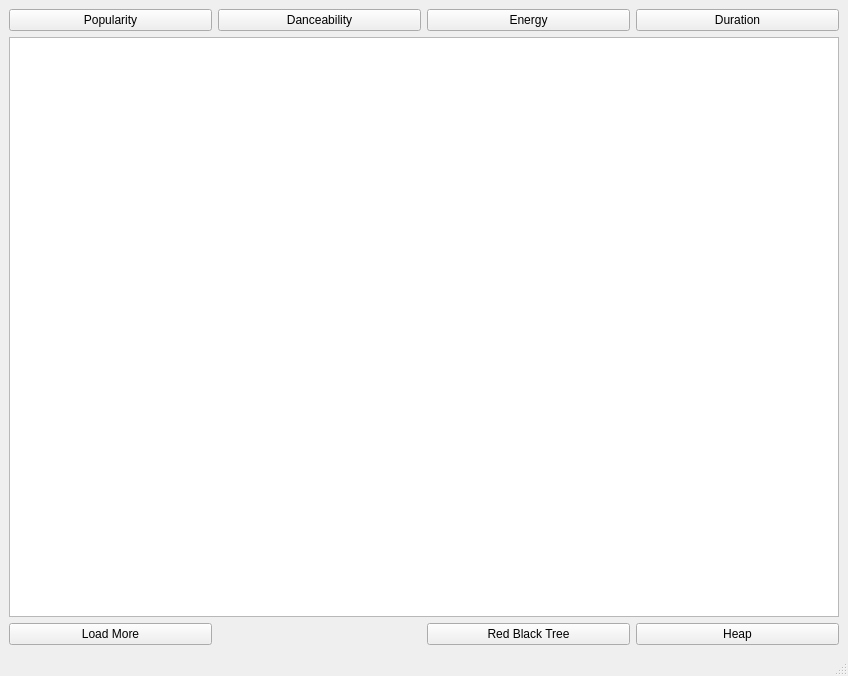
<?xml version="1.0" encoding="UTF-8"?>
<ui version="4.0">
 <class>MainWindow</class>
 <widget class="QMainWindow" name="MainWindow">
  <property name="geometry">
   <rect>
    <x>0</x>
    <y>0</y>
    <width>848</width>
    <height>676</height>
   </rect>
  </property>
  <property name="windowTitle">
   <string>MainWindow</string>
  </property>
  <widget class="QWidget" name="centralwidget">
   <layout class="QGridLayout" name="gridLayout">
    <item row="0" column="2">
     <widget class="QPushButton" name="btnEnergy">
      <property name="text">
       <string>Energy</string>
      </property>
     </widget>
    </item>
    <item row="0" column="0">
     <widget class="QPushButton" name="btnPopularity">
      <property name="text">
       <string>Popularity</string>
      </property>
     </widget>
    </item>
    <item row="1" column="0" colspan="4">
     <widget class="QTableWidget" name="tableSongs"/>
    </item>
    <item row="0" column="3">
     <widget class="QPushButton" name="btnDuration">
      <property name="text">
       <string>Duration</string>
      </property>
     </widget>
    </item>
    <item row="0" column="1">
     <widget class="QPushButton" name="btnDanceability">
      <property name="text">
       <string>Danceability</string>
      </property>
     </widget>
    </item>
    <item row="2" column="0">
     <widget class="QPushButton" name="loadBtn">
      <property name="text">
       <string>Load More</string>
      </property>
     </widget>
    </item>
    <item row="2" column="2">
     <widget class="QPushButton" name="btnRedBlack">
      <property name="text">
       <string>Red Black Tree</string>
      </property>
     </widget>
    </item>
    <item row="2" column="3">
     <widget class="QPushButton" name="btnHeaps">
      <property name="text">
       <string>Heap</string>
      </property>
     </widget>
    </item>
   </layout>
  </widget>
  <widget class="QMenuBar" name="menubar">
   <property name="geometry">
    <rect>
     <x>0</x>
     <y>0</y>
     <width>848</width>
     <height>24</height>
    </rect>
   </property>
  </widget>
  <widget class="QStatusBar" name="statusbar"/>
 </widget>
 <resources/>
 <connections/>
</ui>
